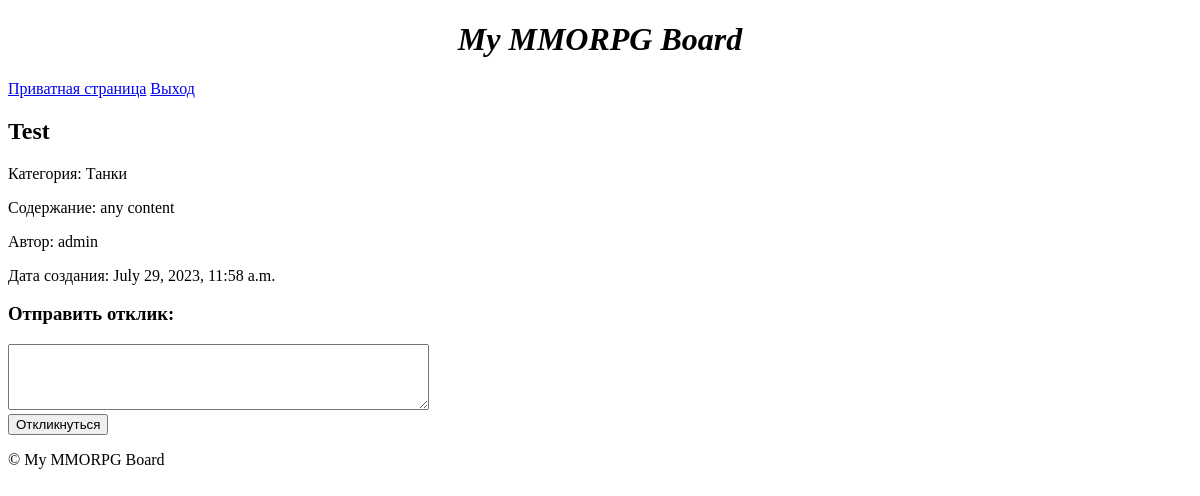
/advertisement/1/ (signed in), run on an earlier commit of the app's database.
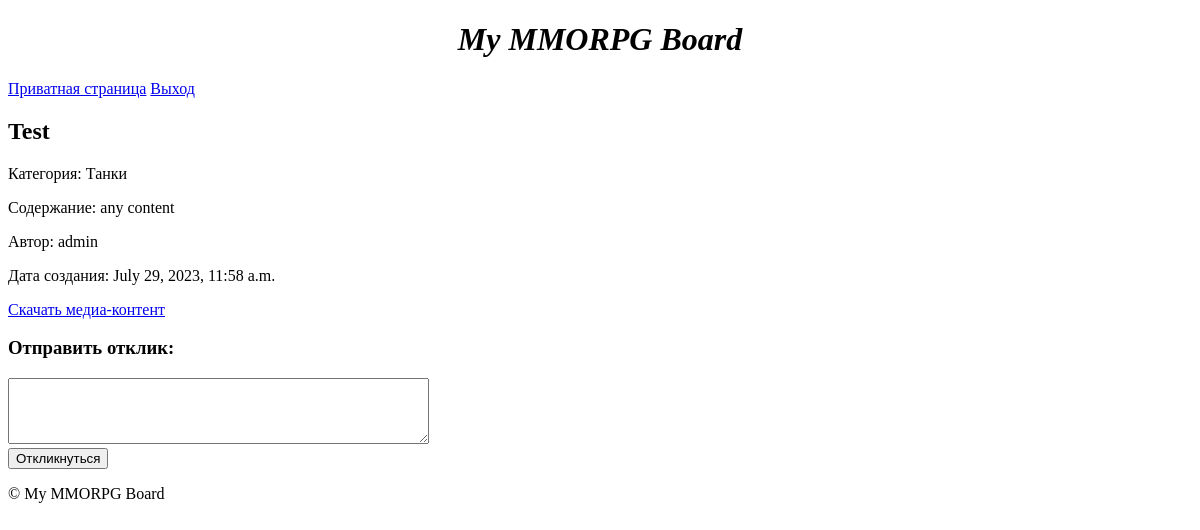
And on a later commit of the database.
### board/views.py (the view)
# urls.py: path('advertisement/<int:advertisement_id>/', views.advertisement_detail, name='advertisement_detail'),
@login_required
def advertisement_detail(request, advertisement_id):
    advertisement = get_object_or_404(Advertisement, pk=advertisement_id)
    return render(request, 'advertisement_detail.html', {'advertisement': advertisement})

### board/models.py (called while the page is built)
    def __str__(self):
        return self.name

### board/templates/advertisement_detail.html (shortened to what this page needs)
{% extends 'base.html' %}
{% block content %}
  <h2>{{ advertisement.title }}</h2>
  <p>Категория: {{ advertisement.category }}</p>
  <p>Содержание: {{ advertisement.content | safe }}</p>
  <p>Автор: {{ advertisement.user }}</p>
  <p>Дата создания: {{ advertisement.created_at }}</p>
  {% if advertisement.file %}
    {% if advertisement.file.url|slice:"-4:" == ".png" or advertisement.file.url|slice:"-4:" == ".jpg" or advertisement.file.url|slice:"-5:" == ".jpeg" or advertisement.file.url|slice:"-4:" == ".gif" %}
      <img src="{{ advertisement.file.url }}" alt="Media Content">
    {% elif advertisement.file.url|slice:"-4:" == ".mp4" or advertisement.file.url|slice:"-5:" == ".webm" %}
      <video controls>
        <source src="{{ advertisement.file.url }}" type="Медиа-контент">
        Ваш браузер не поддерживает видео.
      </video>
    {% else %}
      <a href="{{ advertisement.file.url }}">Скачать медиа-контент</a>
    {% endif %}
  {% endif %}
  <h3>Отправить отклик:</h3>
  <form method="post" action="{% url 'send_response' advertisement_id=advertisement.pk %}">
    <textarea name="content" rows="4" cols="50" required></textarea><br>
    <button type="submit">Откликнуться</button>
  </form>
{% endblock %}

What changed in the data, as far as the page shows it:
changed Advertisement "Test": file empty → "[NULL]" (drawn)
Also different on the page:
text now shown: "Скачать медиа-контент"
